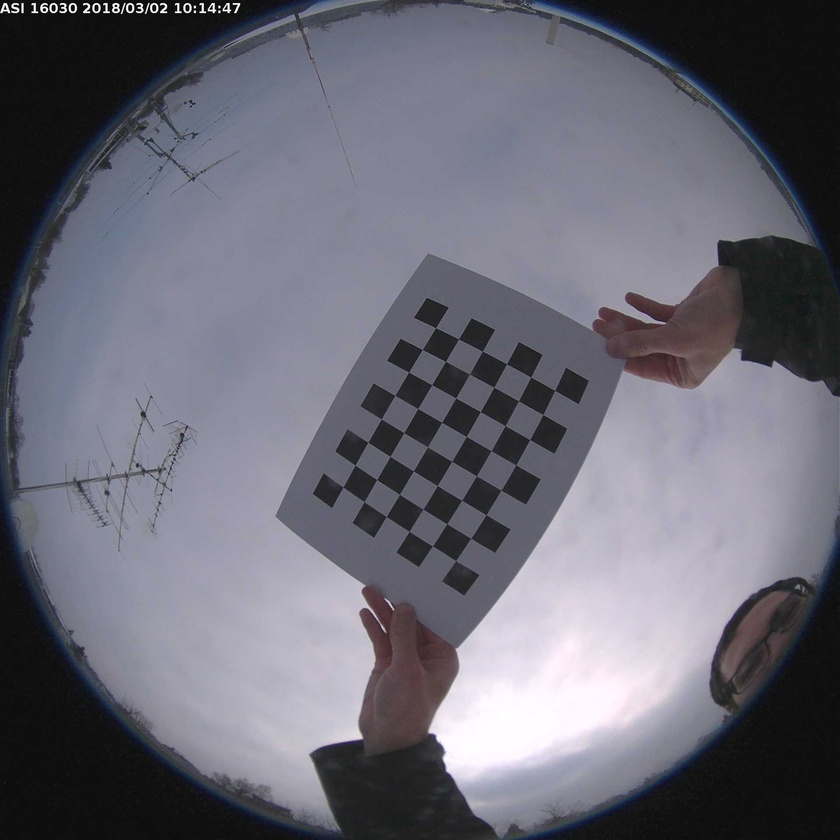
#> input picture calibration/images-calibration/image-1.jpg, 840 x 840 px, shrunk from 1920 x 1920 before the run; its folder holds 4 pictures in this run
$ python dist_calibrate.py
#> lines starting #> are read from the running program, lines starting #| are printed output that depends on the picture
# https://medium.com/@kennethjiang/calibrate-fisheye-lens-using-opencv-333b05afa0b0

import cv2
import numpy as np
from pathlib import Path

CHECKERBOARD = (6, 8)

subpix_criteria = (cv2.TERM_CRITERIA_EPS+cv2.TERM_CRITERIA_MAX_ITER, 30, 0.1)
calibration_flags = cv2.fisheye.CALIB_RECOMPUTE_EXTRINSIC + \
    cv2.fisheye.CALIB_CHECK_COND + cv2.fisheye.CALIB_FIX_SKEW

objp = np.zeros((1, CHECKERBOARD[0]*CHECKERBOARD[1], 3), np.float32)
objp[0, :, :2] = np.mgrid[0:CHECKERBOARD[0],
                          0:CHECKERBOARD[1]].T.reshape(-1, 2)

_img_shape = None
objpoints = []  # 3d point in real world space
imgpoints = []  # 2d points in image plane.

images = list(Path("calibration/images-calibration").glob("**/*.jpg"))

for fname in images:

    img = cv2.imread(str(fname))
#> img is the input picture: shape (840, 840, 3); mean B, G, R 116.7, 105.6, 106.2
    if _img_shape is None:
        _img_shape = img.shape[:2]
    else:
        assert _img_shape == img.shape[:2]
    # "All images must share the same size."

    gray = cv2.cvtColor(img, cv2.COLOR_BGR2GRAY)
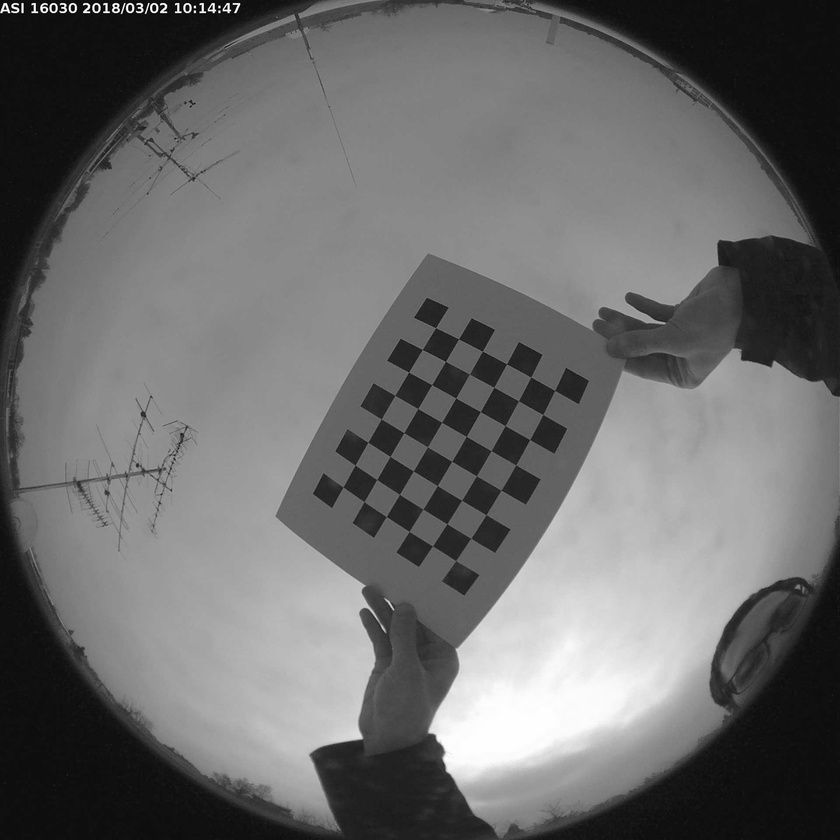
#> gray: shape (840, 840); min 0, max 255, mean 107.1
    # Find the chess board corners
    ret, corners = cv2.findChessboardCorners(gray, CHECKERBOARD,
                                             cv2.CALIB_CB_ADAPTIVE_THRESH+cv2.CALIB_CB_FAST_CHECK+cv2.CALIB_CB_NORMALIZE_IMAGE)
#> ret = True; corners = 48 rows, first 8: [435.5, 327.7], [458.6, 338.9], [482.5, 351.2], [506.5, 364], [530.5, 377], [554.5, 390.5], [422.1, 349.5], [445.4, 361.4]
    # If found, add object points, image points (after refining them)
    if ret is True:
        objpoints.append(objp)
        cv2.cornerSubPix(gray, corners, (3, 3), (-1, -1), subpix_criteria)
        imgpoints.append(corners)

N_OK = len(objpoints)
K = np.zeros((3, 3))
D = np.zeros((4, 1))
rvecs = [np.zeros((1, 1, 3), dtype=np.float64) for i in range(N_OK)]
tvecs = [np.zeros((1, 1, 3), dtype=np.float64) for i in range(N_OK)]
rms, _, _, _, _ = cv2.fisheye.calibrate(objpoints,
                                        imgpoints,
                                        gray.shape[::-1],
                                        K,
                                        D,
                                        rvecs,
                                        tvecs,
                                        calibration_flags,
                                        (cv2.TERM_CRITERIA_EPS +
                                         cv2.TERM_CRITERIA_MAX_ITER, 30, 1e-6)
                                        )
print("Found " + str(N_OK) + " valid images for calibration")
print("DIM=" + str(_img_shape[::-1]))
#| DIM=(840, 840)
print("K=np.array(" + str(K.tolist()) + ")")
print("D=np.array(" + str(D.tolist()) + ")")
